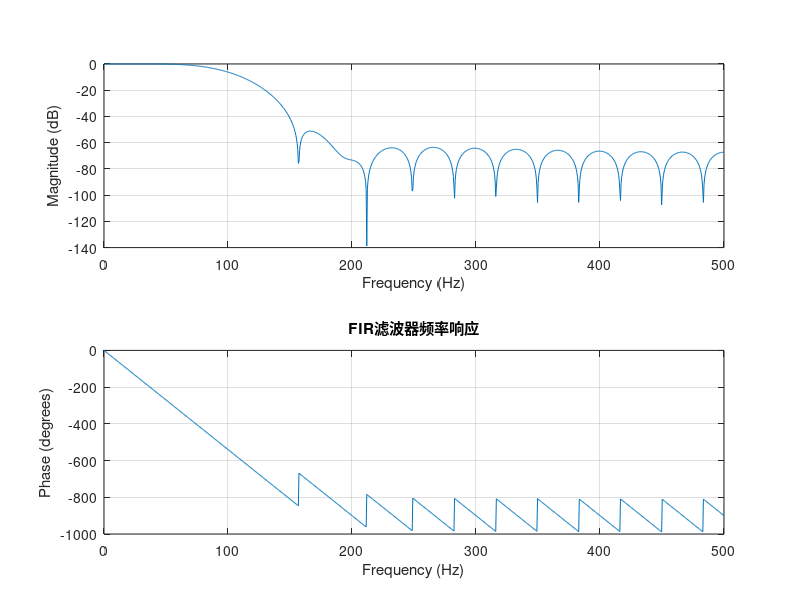

Write the MATLAB code that produced this figure.
% FIR滤波器设计示例
% 设计一个低通FIR滤波器

% 参数
order = 30;          % 滤波器的阶数
cutoff_frequency = 0.2;  % 截止频率为0.2倍采样频率

% 设计滤波器
b = fir1(order, cutoff_frequency);

% 绘制频率响应
freqz(b, 1, 1024, 1000);
title('FIR滤波器频率响应');


